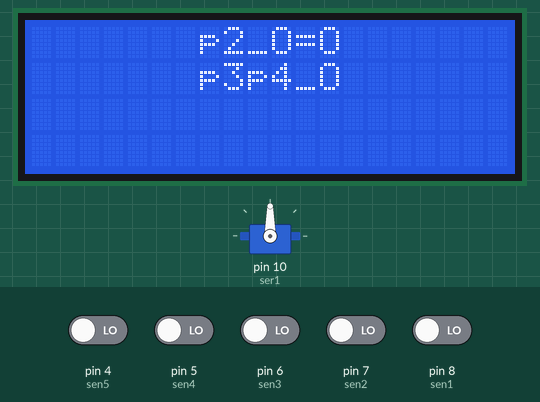
Recording of a sketch running on a simulated Arduino Uno, built with avr-gcc and run on an emulated ATmega328P. Shown: 20×4 character LCD, servo. The test bench sets the inputs (shaded band); at power-on: pin 4 (sen5), pin 5 (sen4), pin 6 (sen3), pin 7 (sen2), pin 8 (sen1) LOW.

Above: at 1.2 s.
1.3 s: pin 4 (sen5) driven HIGH
At 2.1 s:
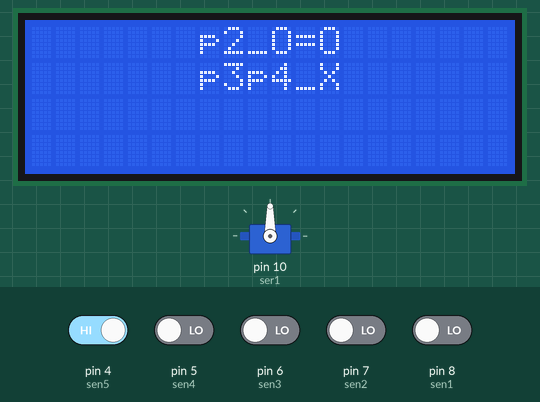
2.9 s: pin 6 (sen3) driven HIGH
At 4.0 s:
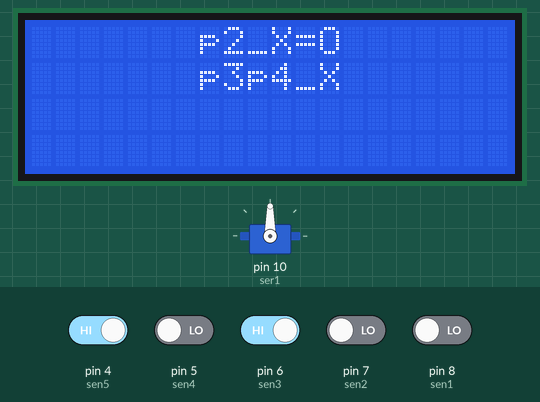
4.4 s: pin 7 (sen2) driven HIGH
At 5.8 s:
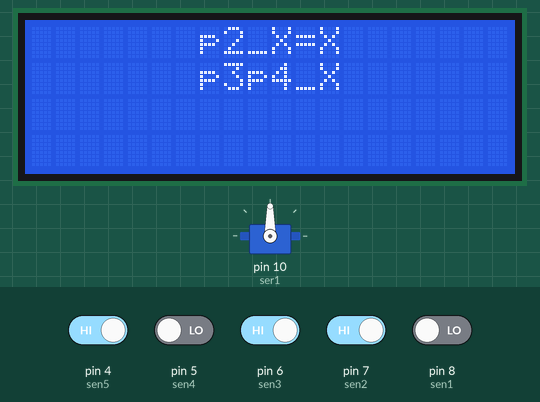
7.4 s: pin 4 (sen5) driven LOW
At 8.4 s:
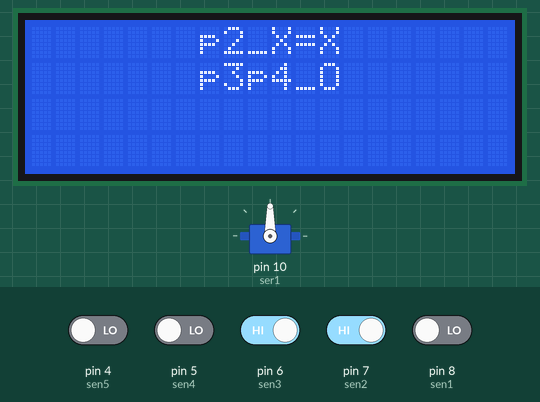
9.1 s: pin 6 (sen3) driven LOW
At 10.2 s:
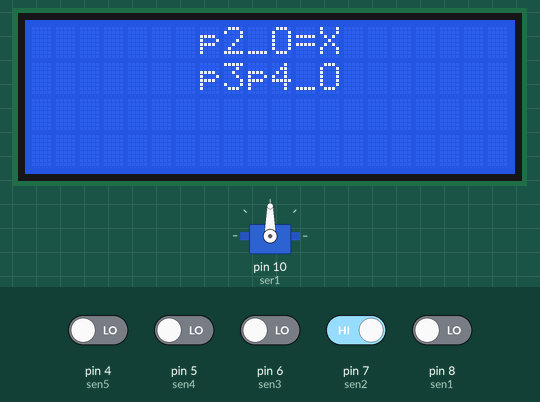
10.6 s: pin 7 (sen2) driven LOW
At 12.1 s:
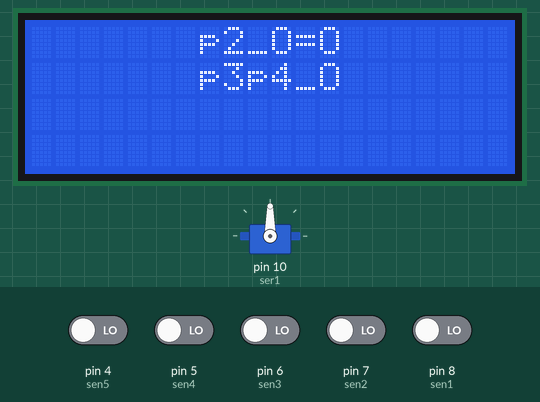
Timing chart, 0 to 13.6 s (numbered marks = the images above; inputs shaded):
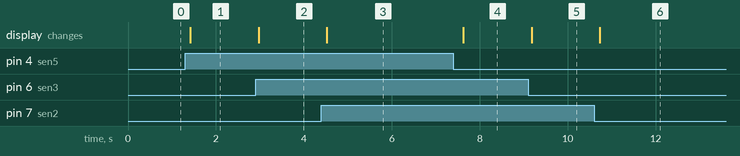

The sketch:

proyectodf.ino
```cpp
/* Proyecto tecnologico 2023 Parqueo inteligente
    integrantes:
    Manfredy Daniel Mazariegos Villatoro
    Jose Armando Morales Mejia
    Fernando Jose Gonzalez Mejia */
#include <LiquidCrystal_I2C.h>
LiquidCrystal_I2C lcd(0x27,20,4);
#include <Servo.h>
Servo servo;
Servo servo1;
int ser1 = 10;
int ser = 9;
int sen1 = 8;
int sen2 = 7;
int sen3 = 6;
int sen4 = 5;
int sen5 = 4;
int sen6 = 3;
String m1 = " ";
String m2 = " ";
String m3 = " ";
String m4 = " ";
String m5 = " ";

void setup() {
  Serial.begin(9600);
  lcd.init();
  lcd.backlight();
  pinMode(sen1, INPUT);
  pinMode(sen2, INPUT);
  pinMode(sen3, INPUT);
  pinMode(sen4, INPUT);
  pinMode(sen5, INPUT);
  pinMode(sen6, INPUT);
  servo.attach(ser);
  servo.attach(ser1);


}

void loop() {

  int i = 0;
  i = digitalRead(sen1);
    if (i>0){
    servo.write(90);
    }else{
      servo.write(0);
    }
    int o = 0;
    o = digitalRead(sen2);
    if(o>0){
      servo1.write(90);
      }else{
        servo1.write(0);
      }
   int p1 = 0;
   p1 = digitalRead(sen2);
   if (p1 == 1){
     m1 = "X";
   }else {
     m1 = "O" ;
   }
  int p2 = 0;
   p2 = digitalRead(sen3);
   if (p2 == 1){
    m2 = "X";
   }else {
    m2 = "O";
   }

 int p3 = 0;
   p3 = digitalRead(sen4);
   if (p3 == 1){
    m3 = "X";
   }else {
    m3 = "O";

   }
  int p4 = 0;
   p4 = digitalRead(sen5);
   if (p4 == 1){
    m4 = "X";
   }else {
    m4 = "O";
   }


   {

  lcd.clear();
  lcd.setCursor(9,0);
  lcd.print("p1=" + m1);
  lcd.setCursor(7,0);
  lcd.print("p2_"+m2);
  lcd.setCursor(7,1);
  lcd.print("p3_"+m3);
  lcd.setCursor(9,1);
  lcd.print("p4_"+m4);


   }
    if(p1==1 & p2==1 & p3==1 & p4==1){
   servo.write(0);
   }else {
    servo.write(90);
   }

  delay(200);


}
```

Measured:
- after the input at 1.3 s, the display: changes after 0.12 s (image 1)
- after the input at 2.9 s, the display: changes after 0.07 s (image 2)
- after the input at 4.4 s, servo on pin 10 (ser1): stays 90° (without the input it goes to 0° after 3.0 s); the display: changes after 0.12 s (image 3)
- after the input at 7.4 s, the display: changes after 0.23 s (image 4)
- after the input at 9.1 s, the display: changes after 0.08 s (image 5)
- after the input at 10.6 s, the display: changes after 0.13 s (image 6)
